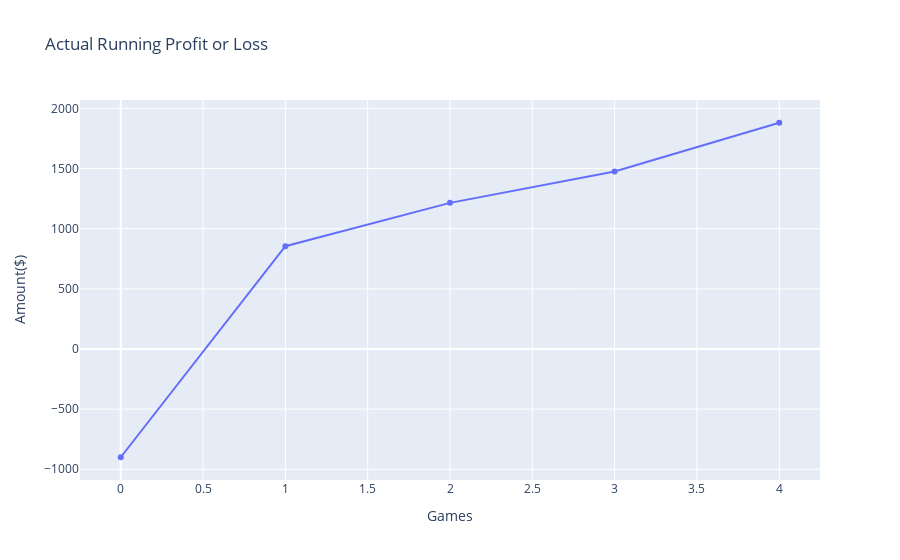

Notebook code for this chart:
### Markdown cell above
# Track bet slips

### Code cell
import pandas as pd
import numpy as np
import re
import utils as u
from tqdm import tqdm

result = pd.read_csv('/Users/TysonWu/dev/odds-crawl-app/odds-crawl-app/development/result_collection/match_corner_result.csv')
data = pd.read_csv('bet_slips/receipt.txt', sep=";", header=None)
data = data[[0,8,14,15,16]]
data = data.rename(columns={0:'event_id', 
                            8: 'send_bet_status', 
                            14: 'hilow_content', 
                            15: 'odds', 
                            16: 'bet_amount'})
data['hilow'] = data['hilow_content'].apply(lambda x: x.split("[")[0])
data['line'] = data['hilow_content'].apply(lambda x: re.sub('@|]','',x.split("[")[-1]))
data['bet_amount'] = data['bet_amount'].apply(lambda x: re.sub('\$','',x).strip())
data['bet_amount'] = data['bet_amount'].apply(pd.to_numeric)
data['odds'] = data['odds'].apply(pd.to_numeric)
data['line'] = data['line'].apply(pd.to_numeric)
data = data[data.send_bet_status.str.contains('Accepted')]
del data['hilow_content']

# merge with results
data = data.merge(result[['event_id','result_corner']], how='inner', on='event_id')
data['result_corner'] = data['result_corner'].apply(pd.to_numeric)
data['is_win'] = np.where(data.hilow == 'Low', 
                          np.where(data.line>data.result_corner,1,0), 
                          np.where(data.line<data.result_corner,1,0))
data['pnl'] = np.where(data.is_win == 1, data.odds - 1, -1)
data['pnl_actual'] = data.bet_amount * data.pnl
print('\nCurrent running profit/loss: $ {} for 1 in each bet'.format(round(data['pnl'].sum(),2)))
print('\nCurrent running actual profit/loss: $ {} since starting stack'.format(round(data['pnl_actual'].sum(),2)))
print(data[['event_id','bet_amount','hilow','line','result_corner','is_win','pnl','pnl_actual']])
# u.graph(data.index, data.pnl.cumsum(), 'Running returns')

import plotly.graph_objects as go
fig = go.Figure(data=go.Scatter(x=data.index, y=data.pnl_actual.cumsum()))
fig.update_layout(title='Actual Running Profit or Loss',
                   xaxis_title='Games',
                   yaxis_title='Amount($)')
fig.show()

### Figure 1 — Plotly figure (JSON) as saved in the notebook; plotly's stock layout.template omitted (floating-point values rounded to 4 significant figures)
{"data": [{"type": "scatter", "x": [0, 1, 2, 3, 4], "y": [-900, 855.0, 1215.0, 1476.0, 1881.0]}], "layout": {"autosize": true, "title": {"text": "Actual Running Profit or Loss"}, "xaxis": {"autorange": true, "range": [-0.2468, 4.247], "title": {"text": "Games"}, "type": "linear"}, "yaxis": {"autorange": true, "range": [-1104.0, 2085.0], "title": {"text": "Amount($)"}, "type": "linear"}}}
